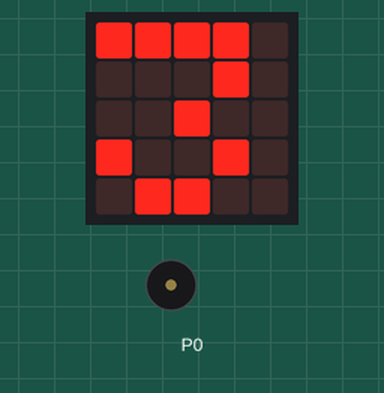
Simulated run of this program. Board: BBC micro:bit (MakeCode). On the bench: the board's 5×5 LED display, buzzer (waves = sounding). At 5.3 s the program stops and its outputs stay as they are.

Above: at 0.1 s.
At 1.3 s:
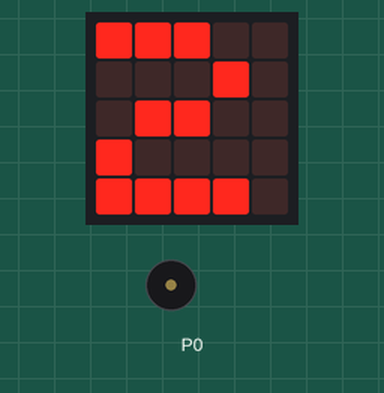
At 3.3 s:
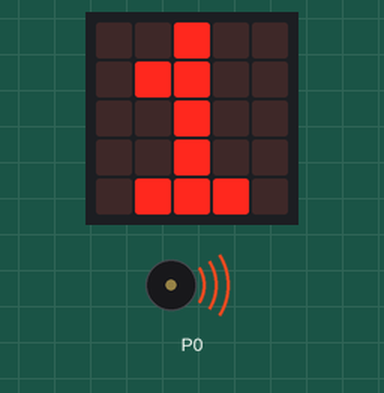
At 5.3 s:
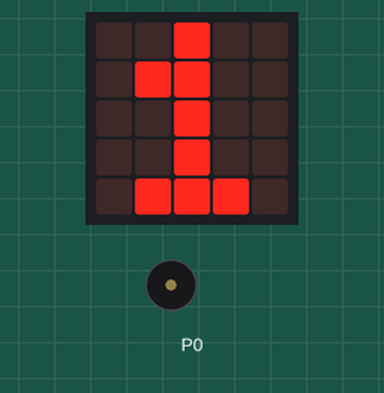
Timing chart, 0 to 6.8 s (numbered marks = the images above):
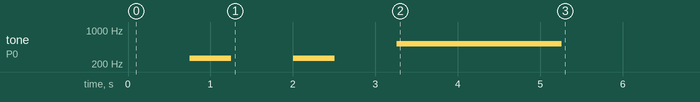

The program:

main.ts
```typescript
basic.showNumber(3)
music.playTone(262, music.beat(BeatFraction.Whole))
basic.showNumber(2)
music.playTone(262, music.beat(BeatFraction.Whole))
basic.showNumber(1)
music.playTone(523, music.beat(BeatFraction.Breve))
```

Measured:
- what the display in image 1 shows lasts 1.2 s, from 1.3 s to 2.5 s
